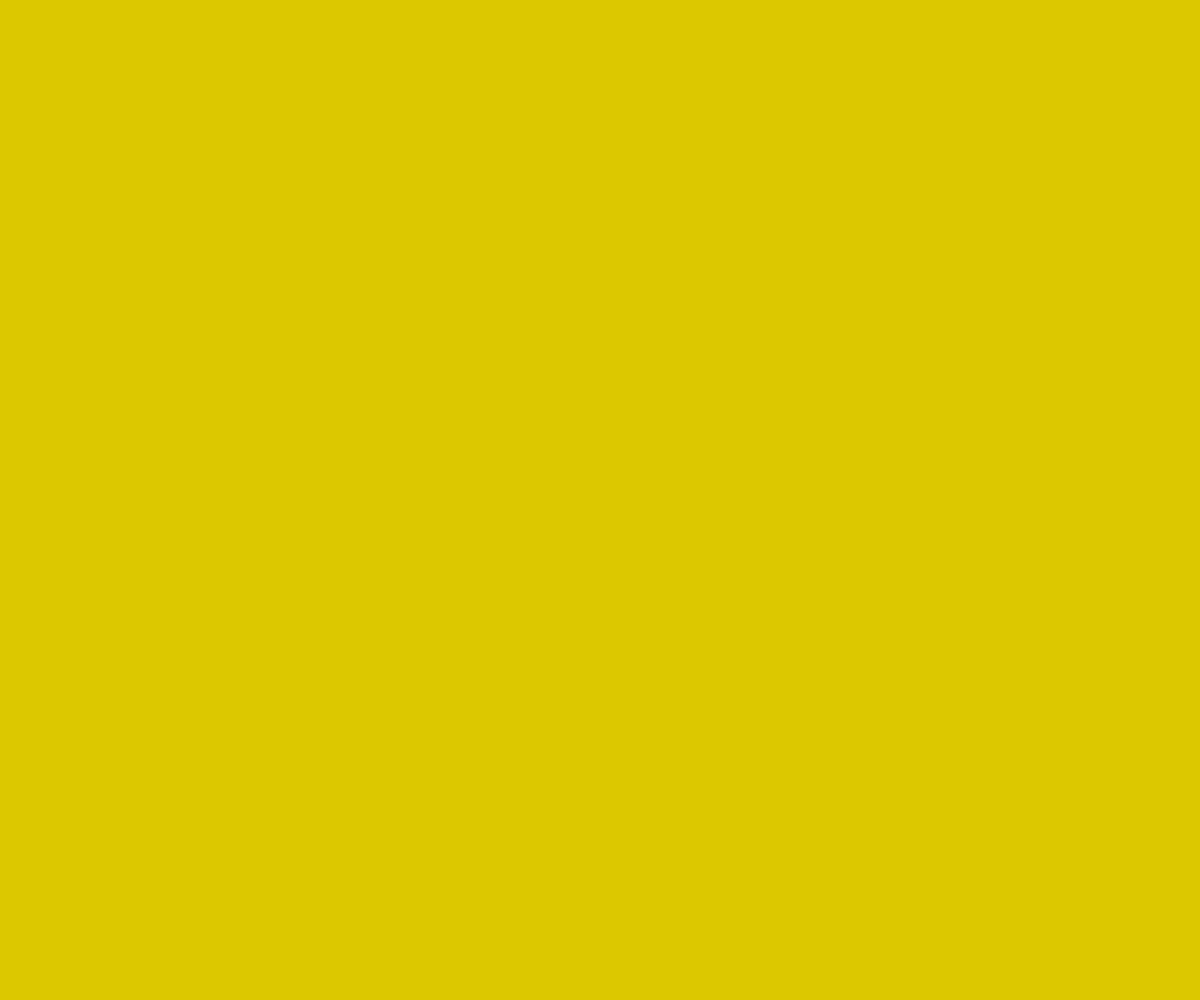
Frame 1 (no input)
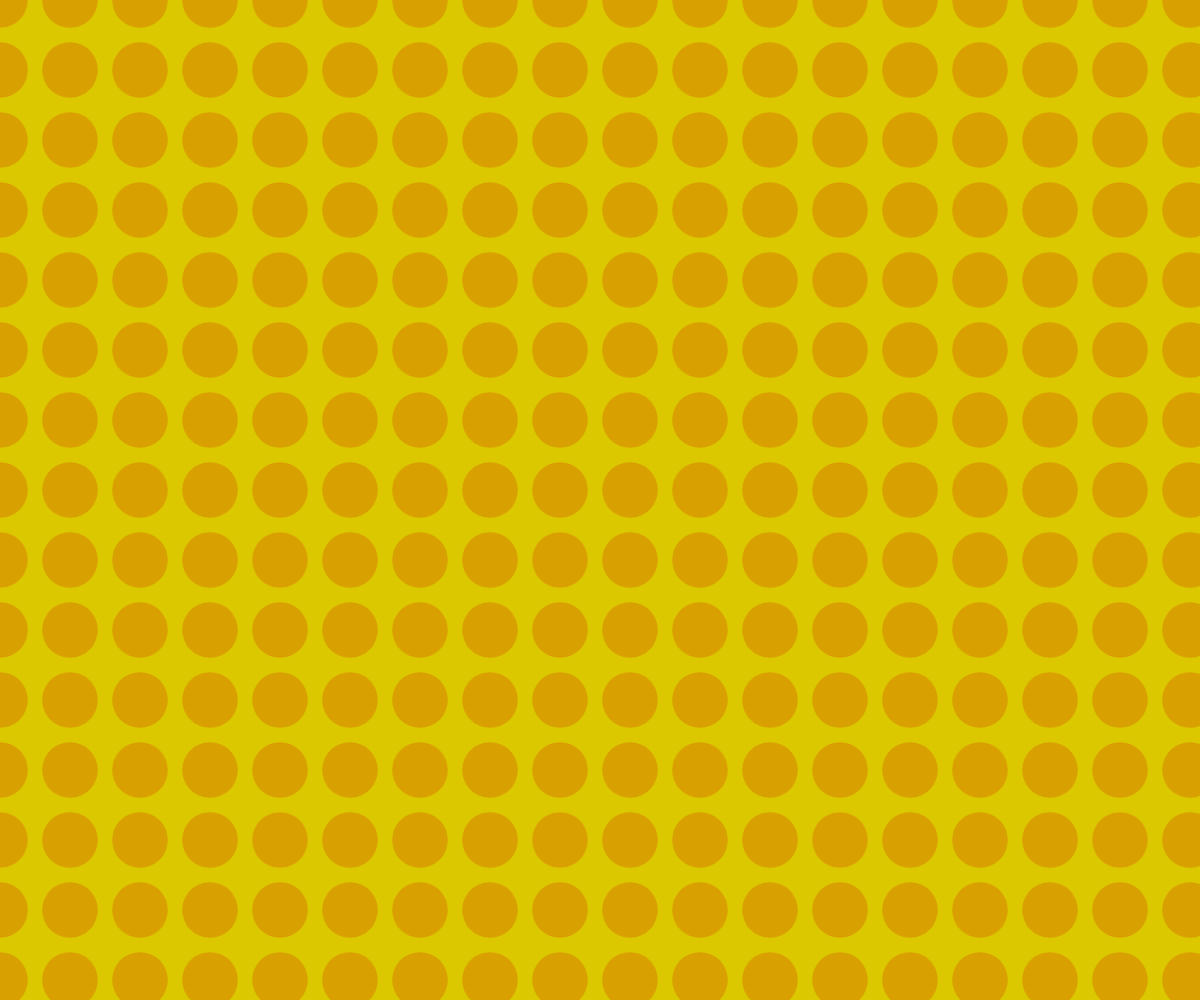
Frame 60 (no input)
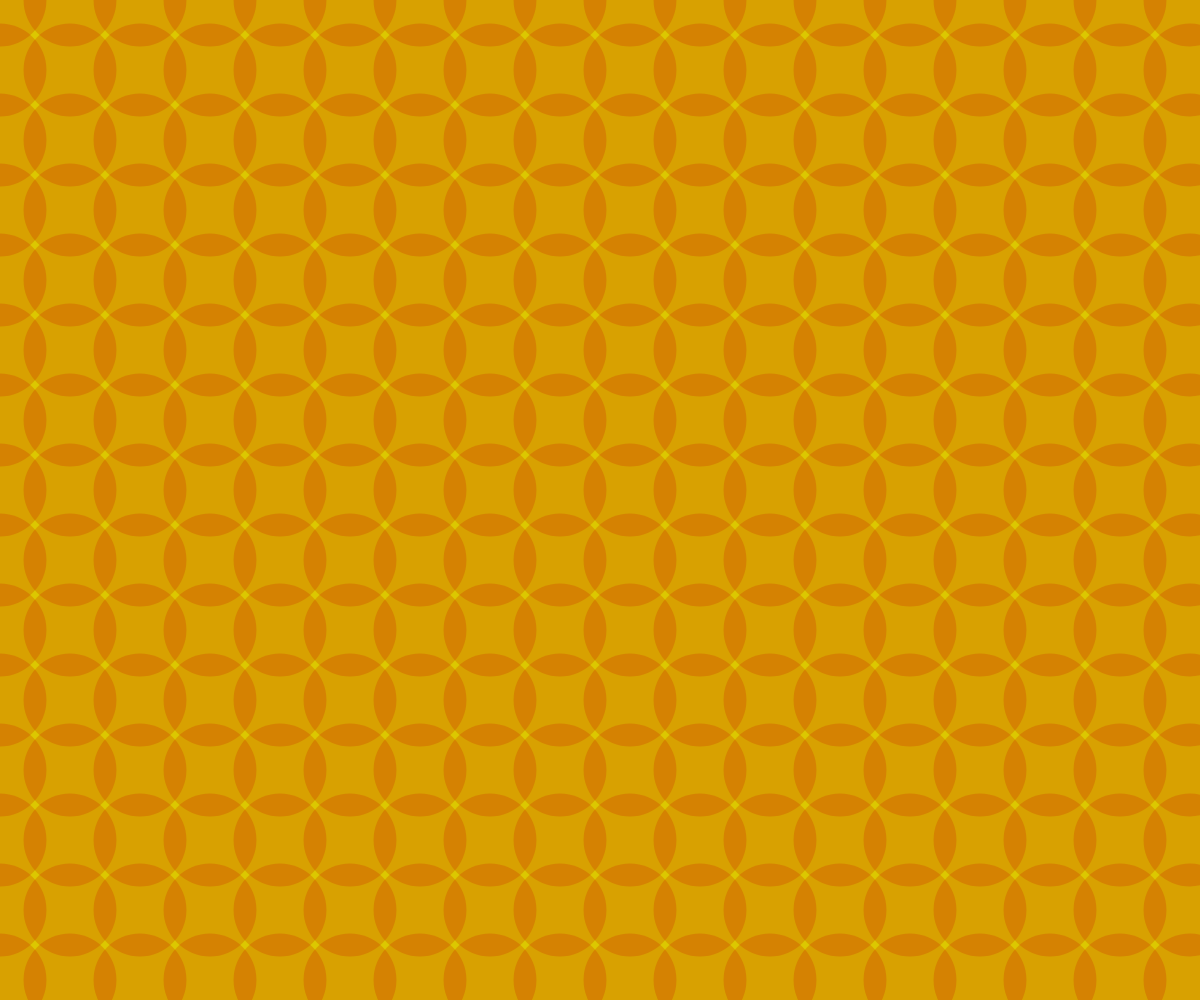
Frame 120 (the mouse pressed at the canvas centre since frame 60)

The p5.js sketch that drew these frames (run headless with seeded random() and noise() and a simulated clock; from frame 60 on, the mouse is pressed at the canvas centre):

// p5.js sketch
// ── sketch.js
let counter = 0;
let i;

function setup() {
  createCanvas(windowWidth, windowHeight);
  frameRate (50);
}

function draw() {
    background(220, 200, 0);
  
  for (let j = 0; j < 100; j++)
    for (let i = 0; i < 100; i++) {
      noStroke();
      fill(200, 0, 10, 50);
       ellipse(i * 70, j * 70, counter);
    console/log(i);
  }
  
   if (mouseIsPressed == true);
  frameRate = frameRate*4;
  
  if (keyIsPressed == true);
  frameRate = frameRate/2;
  
  counter = sin(frameCount*0.01) * 100;
  console.log(counter);
}
